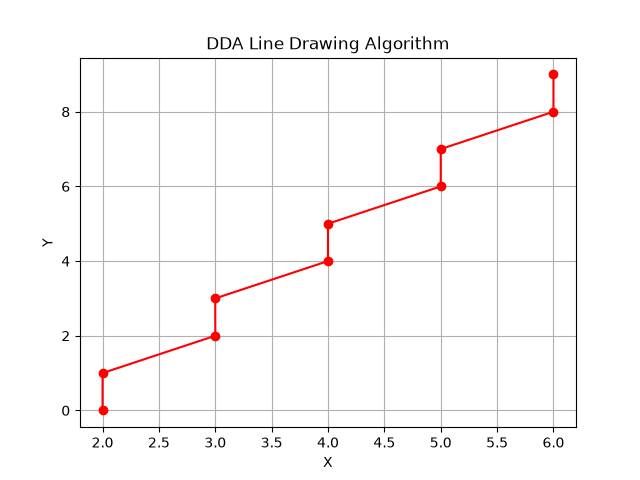

Source code (Python):
import matplotlib.pyplot as plt

# User input
x1 = int(input("Enter x1: "))
y1 = int(input("Enter y1: "))
x2 = int(input("Enter x2: "))
y2 = int(input("Enter y2: "))

dx = x2 - x1
dy = y2 - y1

steps = max(abs(dx), abs(dy))

x_increment = dx / steps
y_increment = dy / steps

x = x1
y = y1

points = []

for i in range(steps + 1):
    points.append((round(x), round(y)))

    x = x + x_increment
    y = y + y_increment

print("\nDDA Points:")
print(points)

# Plot
x_values = [p[0] for p in points]
y_values = [p[1] for p in points]

plt.plot(x_values, y_values, 'o-', color='red')
plt.xlabel("X")
plt.ylabel("Y")
plt.title("DDA Line Drawing Algorithm")
plt.grid()
plt.show()
